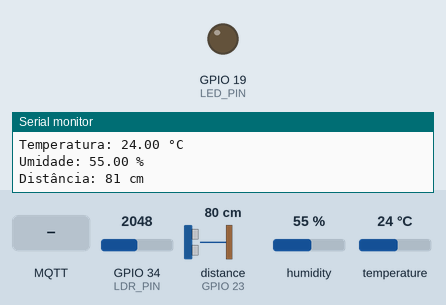
This sketch was run on a simulated ESP32. Parts: output pins drawn as LEDs (lit = HIGH), the last lines printed to the serial monitor. Wiring (inferred from the names in the program): ultrasonic range finder: trigger GPIO 22; echo GPIO 23. The test bench sets the inputs (shaded band); at power-on: GPIO 34 (LDR_PIN) = 2048, distance to the obstacle (sensor on GPIO 23) 80 cm, humidity 55 %, temperature 24 °C. The echo pulse lasts 58.3 µs per cm; WiFi joins after 1.5 s; servers stay silent unless stated; random numbers use the default seed unless the sketch sets one; no MQTT or app messages arrive unless stated; pins used as bus, display or sensor lines are not drawn.

Above: at 2.7 s.
2.8 s: GPIO 34 (LDR_PIN) set to 3469
7.8 s: GPIO 34 (LDR_PIN) set to 3568
At 12.9 s:
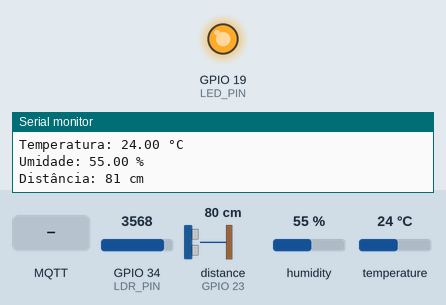
18.1 s: MQTT message "APAGAR" arrives on the first subscribed topic
23.1 s: GPIO 34 (LDR_PIN) set to 3460
At 27.8 s:
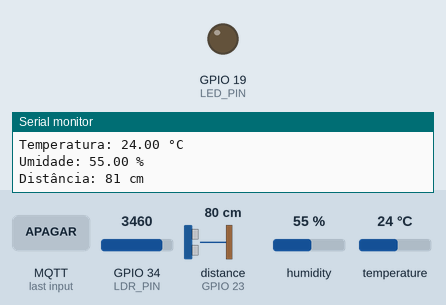
28.2 s: GPIO 34 (LDR_PIN) set to 3540
At 32.8 s:
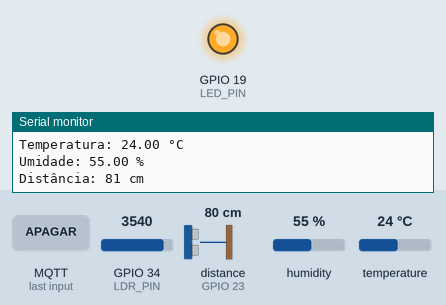
Timing chart, 0 to 34.2 s (numbered marks = the images above; inputs shaded):
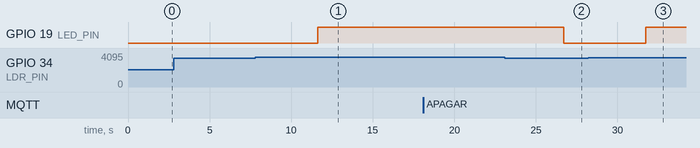

The sketch:

S1-Almeida-Davi.ino
```cpp
#include <WiFi.h>
#include <WiFiClientSecure.h>
#include <PubSubClient.h>
#include <DHT.h>

// PINOS
const byte LDR_PIN = 34;
const byte LED_PIN = 19;

#define DHTPIN 4
#define DHTTYPE DHT11
DHT dht(DHTPIN, DHTTYPE);

// Sensor Ultrassônico
const byte TRIGGER_PIN = 22;
const byte ECHO_PIN    = 23;

// OBJETOS MQTT
WiFiClientSecure client;
PubSubClient mqtt(client);

// DADOS DO MQTT
const char* MQTT_SERVER = "ce8f972bcadf4b7a99acd3e2f2fdf20e.s1.eu.hivemq.cloud";
const int   MQTT_PORT   = 8883;
const char* MQTT_USER   = "s1_davi_rafael";
const char* MQTT_PASS   = "S1davirafael";

// WI-FI
const char* SSID      = "FIESC_IOT_EDU";
const char* WIFI_PASS = "8120gv08";

// TÓPICOS MQTT
const char* TOPICO_UMIDADE       = "S1/UMIDADE";
const char* TOPICO_TEMPERATURA   = "S1/TEMPERATURA";
const char* TOPICO_LED           = "S1/ILUMINACAO";
const char* TOPICO_DISTANCIA     = "S1/DISTANCIA";

// ULTRASSÔNICO
long lerDistancia() {
  digitalWrite(TRIGGER_PIN, LOW);
  delayMicroseconds(2);
  digitalWrite(TRIGGER_PIN, HIGH);
  delayMicroseconds(10);
  digitalWrite(TRIGGER_PIN, LOW);

  long duracao = pulseIn(ECHO_PIN, HIGH);
  long distancia = duracao * 349.24 / 2 / 10000;  // cm

  return distancia;
}

// CALLBACK MQTT
void callback(char* topic, byte* payload, unsigned int length) {
  String mensagem;

  for (int i = 0; i < length; i++) {
    mensagem += (char)payload[i];
  }

  Serial.print("Recebido em ");
  Serial.print(topic);
  Serial.print(": ");
  Serial.println(mensagem);

  // SUBSCRIBE DE ILUMINAÇÃO
  if(strcmp(topic, TOPICO_LED) == 0){
    if (mensagem == "ACENDER") {
      digitalWrite(LED_PIN, HIGH);
      Serial.println("LED ACESO via MQTT");
    }
    else if (mensagem == "APAGAR") {
      digitalWrite(LED_PIN, LOW);
      Serial.println("LED APAGADO via MQTT");
    }
  }
}

// CONEXÃO MQTT
void conectaMQTT() {
  while (!mqtt.connected()) {
    Serial.print("Conectando ao HiveMQ... ");

    String clientId = "ESP32-S1-";
    clientId += String(random(0xffff), HEX);

    if (mqtt.connect(clientId.c_str(), MQTT_USER, MQTT_PASS)) {
      Serial.println("Conectado!");

      // SUBSCRIBE DO TÓPICO DE ILUMINAÇÃO
      mqtt.subscribe(TOPICO_LED);
      Serial.println("SUBSCRITO EM: S1/ILUMINACAO");

    } else {
      Serial.println("Falhou. Tentando novamente...");
      delay(1000);
    }
  }
}

// SETUP
void setup() {
  Serial.begin(115200);

  pinMode(LED_PIN, OUTPUT);
  pinMode(TRIGGER_PIN, OUTPUT);
  pinMode(ECHO_PIN, INPUT);

  dht.begin();

  // Conecta ao Wi-Fi
  Serial.print("Conectando ao Wi-Fi ");
  WiFi.begin(SSID, WIFI_PASS);
  while (WiFi.status() != WL_CONNECTED) {
    Serial.print(".");
    delay(500);
  }
  Serial.println(" Conectado!");

  client.setInsecure();
  mqtt.setServer(MQTT_SERVER, MQTT_PORT);
  mqtt.setCallback(callback);
  conectaMQTT();
}

// LOOP
void loop() {

  if (!mqtt.connected()) {
    conectaMQTT();
  }
  mqtt.loop();

  // LER LDR
  int leituraLDR = analogRead(LDR_PIN);
  Serial.print("LDR: ");
  Serial.println(leituraLDR);

  if (leituraLDR > 3500) {
    digitalWrite(LED_PIN, HIGH);
    mqtt.publish(TOPICO_LED, "ACENDER");
  } else {
    digitalWrite(LED_PIN, LOW);
    mqtt.publish(TOPICO_LED, "APAGAR");
  }

  // LER DHT11
  float umidade = dht.readHumidity();
  float temperatura = dht.readTemperature();

  Serial.print("Temperatura: ");
  Serial.print(temperatura);
  Serial.println(" °C");

  Serial.print("Umidade: ");
  Serial.print(umidade);
  Serial.println(" %");

  mqtt.publish(TOPICO_TEMPERATURA, String(temperatura).c_str());
  mqtt.publish(TOPICO_UMIDADE, String(umidade).c_str());

  // ULTRASSÔNICO
  long distancia = lerDistancia();

  Serial.print("Distância: ");
  Serial.print(distancia);
  Serial.println(" cm");

  mqtt.publish(TOPICO_DISTANCIA, String(distancia).c_str());

  delay(5000);
}
```

Measured:
- the behaviour switches between 3500 and 3501 on GPIO 34 (LDR_PIN) (found by bisection; images 0 and 1)
- after the input at 7.8 s, GPIO 19 (LED_PIN): LOW → HIGH after 3.8 s
- after the input at 23.1 s, GPIO 19 (LED_PIN): HIGH → LOW after 3.6 s
- after the input at 28.2 s, GPIO 19 (LED_PIN): LOW → HIGH after 3.5 s
